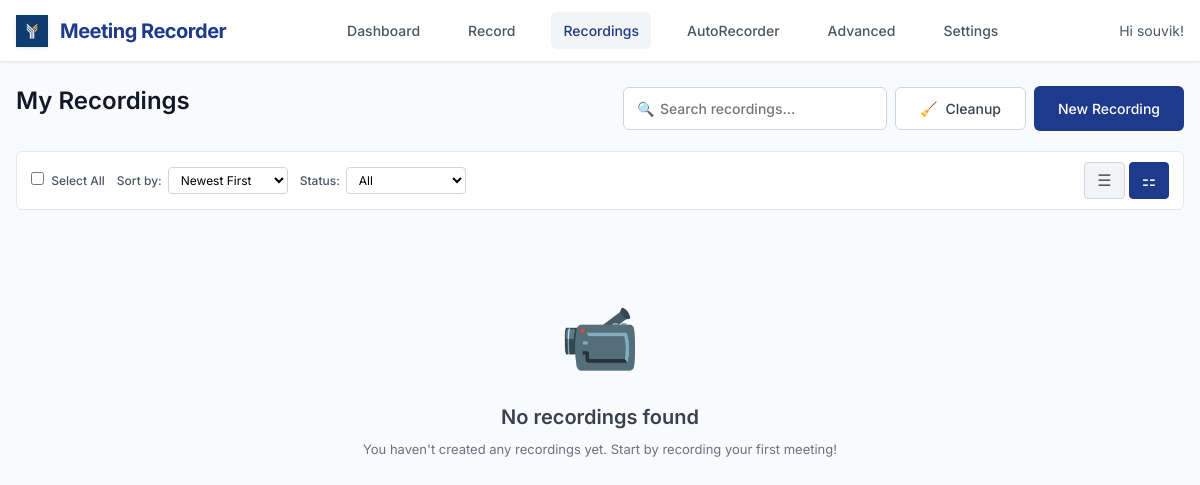
The app's page /recordings (signed in), older data.
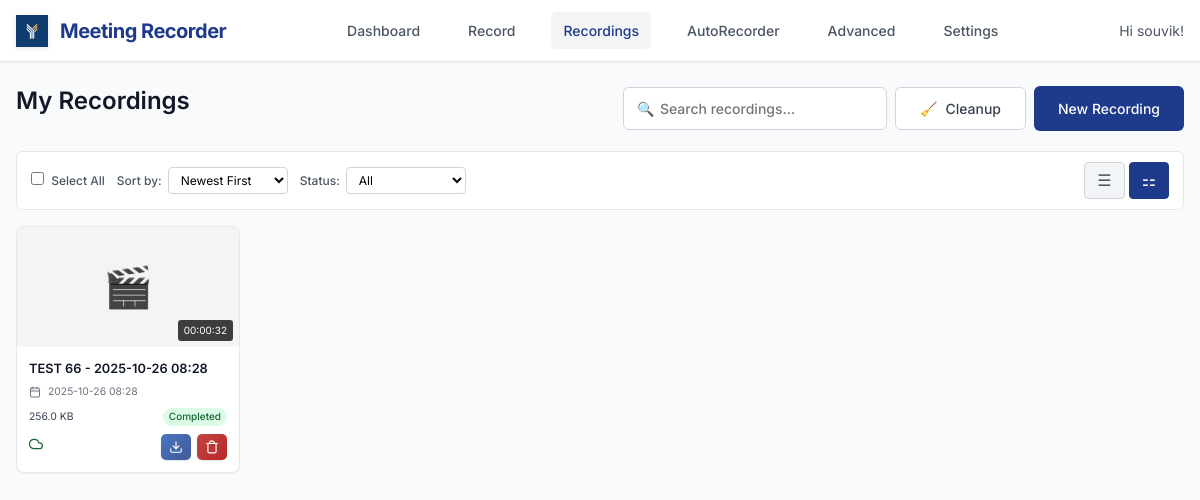
The same page, newer data.
### models.py (models this page shows, shortened)
class Recording(db.Model):
    id = db.Column(db.Integer, primary_key=True)
    title = db.Column(db.String(200), nullable=False)
    filename = db.Column(db.String(255), nullable=False)
    file_path = db.Column(db.String(500), nullable=False)
    file_size = db.Column(db.BigInteger, default=0)  # in bytes
    duration = db.Column(db.Integer, default=0)  # in seconds
    created_at = db.Column(db.DateTime, default=datetime.utcnow)
    started_at = db.Column(db.DateTime)
    ended_at = db.Column(db.DateTime)
    monitor_name = db.Column(db.String(200))
    resolution = db.Column(db.String(50))  # e.g., "1920x1080"
    uploaded = db.Column(db.Boolean, default=False)
    upload_url = db.Column(db.String(500))  # Legacy field - kept for compatibility
    video_url = db.Column(db.String(500))
    transcript_url = db.Column(db.String(500))
    thumbnail_url = db.Column(db.String(500))
    upload_status = db.Column(db.String(50), default='pending')  # pending, uploading, completed, failed
    upload_metadata = db.Column(db.Text)  # JSON metadata from upload
    user_id = db.Column(db.Integer, db.ForeignKey('user.id'), nullable=False)
    status = db.Column(db.String(50), default='completed')  # recording, processing, completed, failed
    @property
    def duration_formatted(self):
        if not self.duration:
            return "00:00:00"
        hours = self.duration // 3600
        minutes = (self.duration % 3600) // 60
        seconds = self.duration % 60
        return f"{hours:02d}:{minutes:02d}:{seconds:02d}"
    @property
    def file_size_formatted(self):
        if not self.file_size:
            return "0 B"
        size = self.file_size  # Work with a copy to avoid modifying the actual value
        for unit in ['B', 'KB', 'MB', 'GB']:
            if size < 1024:
                return f"{size:.1f} {unit}"
            size /= 1024
        return f"{size:.1f} TB"
    @property
    def sync_status(self):
        if self.upload_status == 'completed' and self.uploaded:
            return "Synced"
        elif self.upload_status == 'uploading':
            return "Uploading"
        elif self.upload_status == 'failed':
            return "Upload Failed"
        elif self.status == "failed":
            return "Recording Failed"
        elif self.status == "processing":
            return "Processing"
        else:
            return "Local Only"
    @property
    def sync_status_class(self):
        status = self.sync_status
        if status == "Synced":
            return "status-synced"
        elif status == "Uploading":
            return "status-uploading"
        elif "Failed" in status:
            return "status-failed"
        elif status == "Processing":
            return "status-processing"
        else:
            return "status-local"
    @property
    def resolved_file_path(self):
        if not self.file_path:
            return None
        current_dir = os.path.dirname(os.path.abspath(__file__))
        if os.path.isabs(self.file_path):
            filename = os.path.basename(self.file_path)
        else:
            filename = self.file_path
        resolved_path = os.path.join(current_dir, 'recordings', filename)
        return resolved_path
    @property
    def transcript_path(self):
        current_dir = os.path.dirname(os.path.abspath(__file__))
        recordings_dir = os.path.join(current_dir, 'recordings')
        safe_title = "".join(c for c in self.title if c.isalnum() or c in (' ', '-', '_')).rstrip()
        transcript_filename = f"{safe_title}_transcript.txt"
        transcript_path = os.path.join(recordings_dir, transcript_filename)
        if os.path.exists(transcript_path):
            return transcript_path
        resolved_path = self.resolved_file_path
        if resolved_path:
            old_transcript_path = os.path.splitext(resolved_path)[0] + '_transcript.txt'
            if os.path.exists(old_transcript_path):
                return old_transcript_path
        return transcript_path
    @property
    def has_transcript(self):
        transcript_path = self.transcript_path
        return transcript_path and os.path.exists(transcript_path)

### app.py (the view, shortened to what this page needs)
@app.route('/recordings')
@login_required
def recordings():
    page = request.args.get('page', 1, type=int)
    sort_by = request.args.get('sort', 'date_desc')
    status_filter = request.args.get('status', 'all')
    search_query = request.args.get('search', '').strip()
    query = Recording.query
    if search_query:
        query = query.filter(Recording.title.contains(search_query))
    if sort_by == 'date_asc':
        query = query.order_by(Recording.created_at.asc())
    elif sort_by == 'title':
        query = query.order_by(Recording.title.asc())
    elif sort_by == 'duration':
        query = query.order_by(Recording.duration.desc().nullslast())
    else:  # default: date_desc
        query = query.order_by(Recording.created_at.desc())
    recordings = query.paginate(page=page, per_page=10, error_out=False)
    return render_template('recordings.html', recordings=recordings)

### app.py (called while the page is built)
@app.context_processor
def utility_processor():
    return dict(format_file_size=format_file_size, format_duration=format_duration)

@login_manager.user_loader
def load_user(user_id):
    return db.session.get(User, int(user_id))  # Fix SQLAlchemy deprecation

### templates/recordings.html (shortened to what the changed rows need)
{% extends "base.html" %}
{% block content %}
<div class="page-header">
    <h1 class="page-title">My Recordings</h1>
</div>
{% if recordings.items %}
    <div class="recordings-grid">
        {% for recording in recordings.items %}
        <div class="recording-card" onclick="playRecording('{{ recording.id }}', event)">
            <div class="recording-thumbnail">
                {% if recording.file_path %}
                <div class="placeholder-thumbnail" style="display: none; width: 100%; height: 100%; align-items: center; justify-content: center; font-size: 2.5rem; color: var(--gray-400);">
                    🎬
                </div>
                {% else %}
                <div class="placeholder-thumbnail" style="width: 100%; height: 100%; display: flex; align-items: center; justify-content: center; font-size: 2.5rem; color: var(--gray-400);">
                    🎬
                </div>
                {% endif %}
                <div class="recording-duration">{{ recording.duration_formatted }}</div>
            </div>
            <div class="recording-info">
                <div class="recording-title">{{ recording.title }}</div>
                <div class="recording-meta">
                    <div class="recording-date">
                        {{ recording.created_at.strftime('%Y-%m-%d %H:%M') }}
                    </div>
                </div>
                <div class="recording-details">
                    <span class="recording-size">{{ recording.file_size_formatted }}</span>
                    <span class="recording-status status-{{ recording.status }}">
                        {{ recording.status.title() }}
                    </span>
                </div>
                <div class="recording-actions">
                    <div class="sync-indicator">
                        <span class="{{ recording.sync_status_class }}" title="{{ recording.sync_status }}">
                            {% if recording.sync_status == 'Synced' %}
                                <svg width="14" height="14" viewBox="0 0 24 24" fill="none" stroke="currentColor" stroke-width="2" stroke-linecap="round" stroke-linejoin="round">
                                    <path d="M18 10h-1.26A8 8 0 1 0 9 20h9a5 5 0 0 0 0-10z"/>
                                </svg>
                            {% elif recording.sync_status == 'Completed' %}
                                <svg width="14" height="14" viewBox="0 0 24 24" fill="none" stroke="currentColor" stroke-width="2" stroke-linecap="round" stroke-linejoin="round">
                                    <polyline points="20,6 9,17 4,12"/>
                                </svg>
                            {% elif recording.sync_status == 'Processing' %}
                                <svg width="14" height="14" viewBox="0 0 24 24" fill="none" stroke="currentColor" stroke-width="2" stroke-linecap="round" stroke-linejoin="round" style="animation: spin 1s linear infinite;">
                                    <path d="M21 12a9 9 0 11-6.219-8.56"/>
                                </svg>
                            {% elif recording.sync_status == 'Failed' %}
                                <svg width="14" height="14" viewBox="0 0 24 24" fill="none" stroke="currentColor" stroke-width="2" stroke-linecap="round" stroke-linejoin="round">
                                    <circle cx="12" cy="12" r="10"/>
                                    <line x1="15" y1="9" x2="9" y2="15"/>
                                    <line x1="9" y1="9" x2="15" y2="15"/>
                                </svg>
                            {% endif %}
                        </span>
                    </div>
                    <div class="action-buttons">
                        {% if recording.file_path %}
                        <a href="{{ url_for('download_recording', recording_id=recording.id) }}"
                           class="download-btn"
                           title="Download video">
                            <svg width="14" height="14" viewBox="0 0 24 24" fill="none" stroke="currentColor" stroke-width="2" stroke-linecap="round" stroke-linejoin="round">
                                <path d="M21 15v4a2 2 0 0 1-2 2H5a2 2 0 0 1-2-2v-4"/>
                                <polyline points="7,10 12,15 17,10"/>
                                <line x1="12" y1="15" x2="12" y2="3"/>
                            </svg>
                        </a>
                        {% endif %}
                        <button class="delete-btn"
                                onclick="deleteRecording({{ recording.id }}, '{{ recording.title }}')"
                                title="Delete recording">
                            <svg width="14" height="14" viewBox="0 0 24 24" fill="none" stroke="currentColor" stroke-width="2" stroke-linecap="round" stroke-linejoin="round">
                                <path d="M3 6h18"/>
                                <path d="M19 6v14c0 1-1 2-2 2H7c-1 0-2-1-2-2V6"/>
                                <path d="M8 6V4c0-1 1-2 2-2h4c0 1 1 2 2 2v2"/>
                            </svg>
                        </button>
                    </div>
                </div>
            </div>
        </div>
        {% endfor %}
    </div>
{% else %}
    <div class="empty-state">
        <div class="empty-icon">📹</div>
        <div class="empty-title">No recordings found</div>
        <p>You haven't created any recordings yet. Start by recording your first meeting!</p>
    </div>
{% endif %}
{% endblock %}

Row changes from the older to the newer data that the page shows:
added Recording: duration_formatted "00:00:32", title "TEST 66 - 2025-10-26 08:28", created_at "2025-10-26 08:28", file_size_formatted "256.0 KB", status "Completed", upload_status "completed" (drawn)
Text that changed along with them:
text no longer shown: "📹 No recordings found You haven't created any recordings yet. Start by recording your first meeting!"
